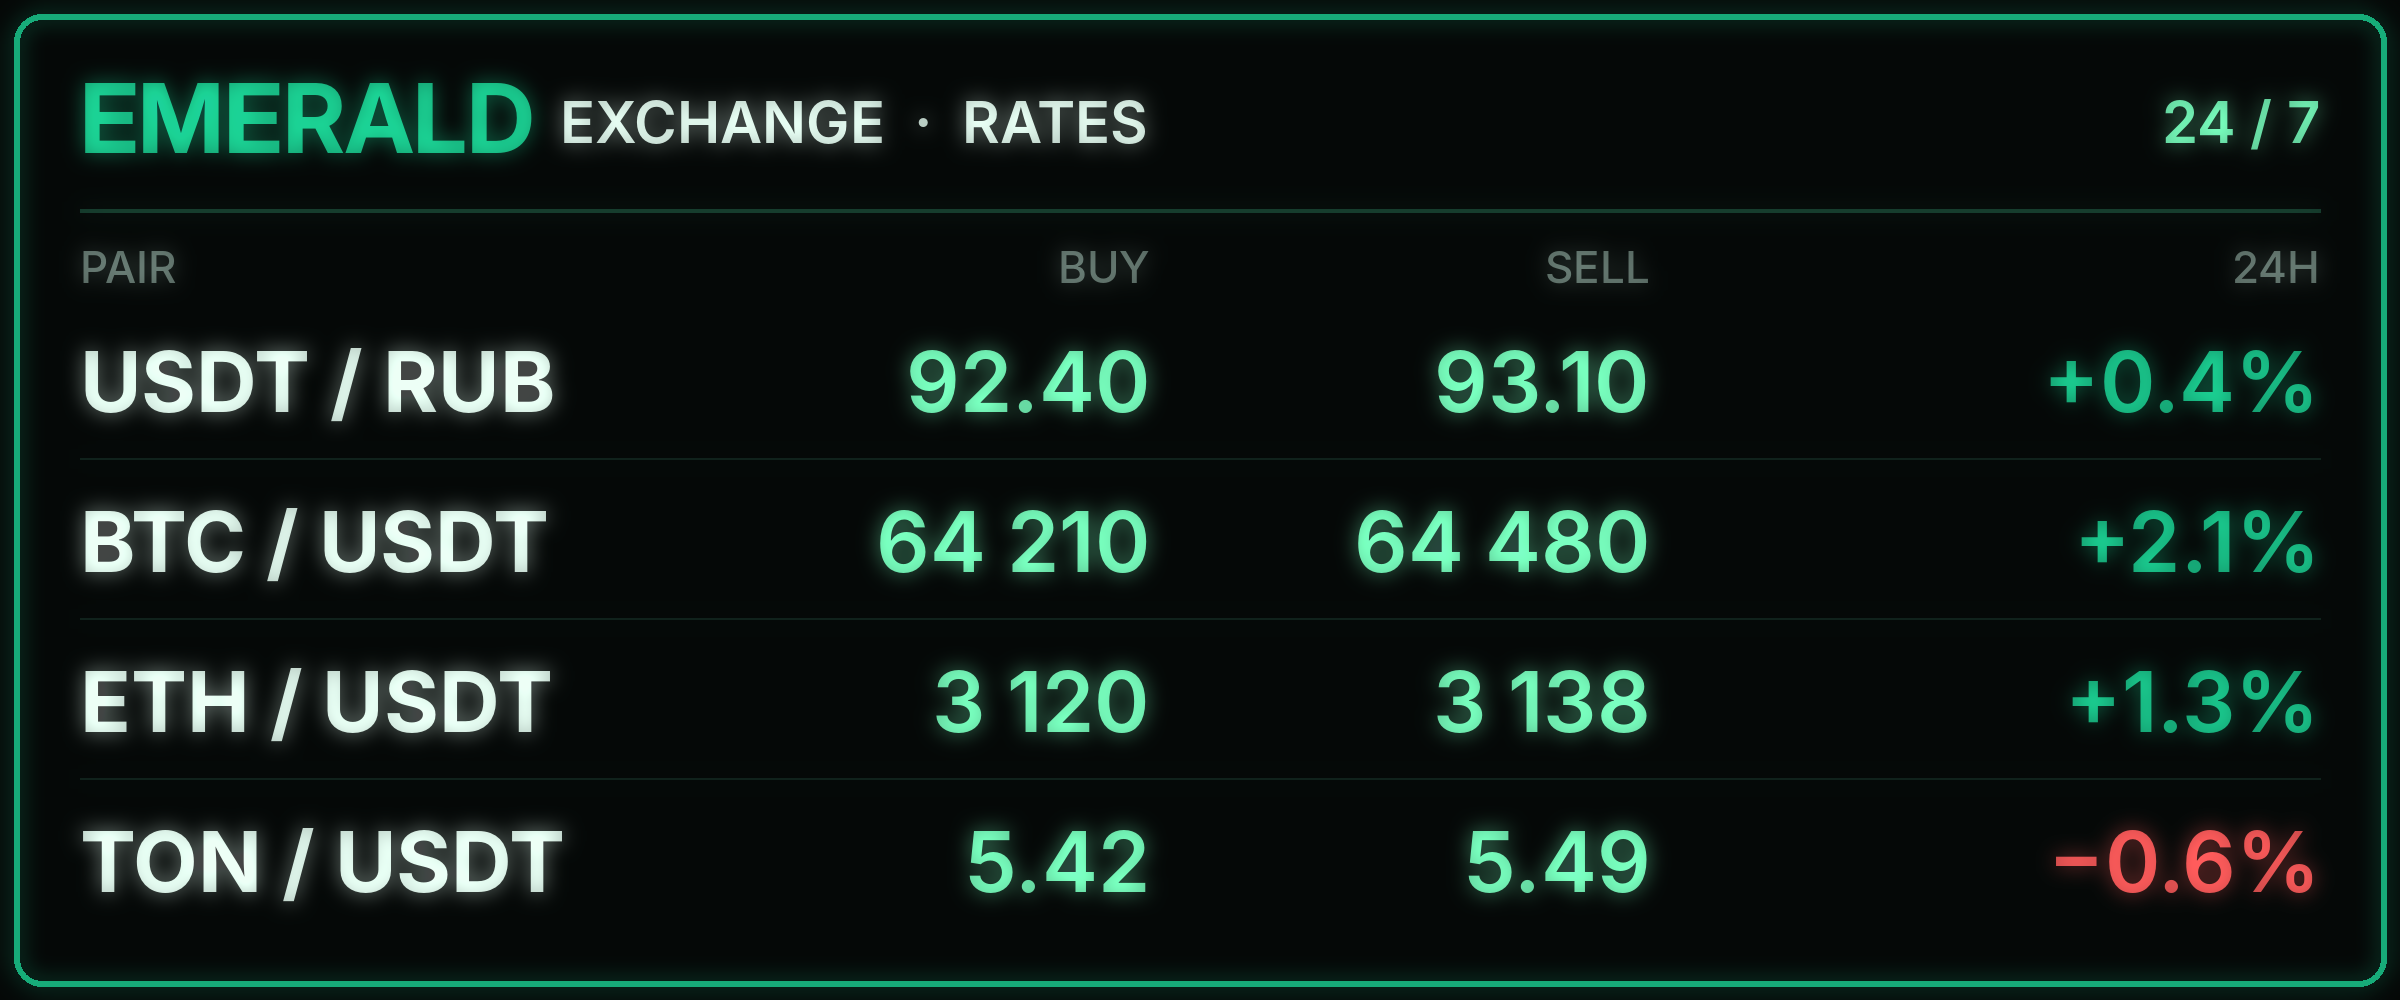

Python code for this plot:
"""Exchange-rate board texture for the shop niche: python rates_board.py -> rates_board.png (2400x1000)."""
from PIL import Image, ImageDraw, ImageFilter, ImageFont

W, H = 2400, 1000
F = "/usr/share/fonts/opentype/inter/"
font = lambda name, size: ImageFont.truetype(F + name, size)
GREEN, MINT, WHITE, GREY, RED = (25, 196, 138), (120, 255, 190), (232, 255, 244), (110, 130, 122), (255, 90, 90)

img = Image.new("RGB", (W, H), (4, 7, 6))
d = ImageDraw.Draw(img)
d.rounded_rectangle((14, 14, W - 14, H - 14), 28, outline=GREEN, width=6)
d.text((80, 60), "EMERALD", font=font("InterDisplay-Bold.otf", 96), fill=GREEN)
d.text((560, 86), "EXCHANGE  ·  RATES", font=font("Inter-SemiBold.otf", 58), fill=WHITE)
d.text((W - 80, 86), "24 / 7", font=font("Inter-SemiBold.otf", 58), fill=MINT, anchor="ra")
d.line((80, 210, W - 80, 210), fill=(25, 70, 52), width=4)
cols = (80, 1150, 1650, 2320)
hdr = font("Inter-Medium.otf", 44)
for x, t, a in zip(cols, ("PAIR", "BUY", "SELL", "24H"), ("la", "ra", "ra", "ra")):
    d.text((x if a == "la" else x, 240), t, font=hdr, fill=GREY, anchor=a)
rows = [("USDT / RUB", "92.40", "93.10", "+0.4%"), ("BTC / USDT", "64 210", "64 480", "+2.1%"),
        ("ETH / USDT", "3 120", "3 138", "+1.3%"), ("TON / USDT", "5.42", "5.49", "−0.6%")]
big, mono = font("Inter-Bold.otf", 84), font("Inter-SemiBold.otf", 84)
for i, (p, b, s, ch) in enumerate(rows):
    y = 330 + i * 160
    d.text((cols[0], y), p, font=big, fill=WHITE)
    d.text((cols[1], y), b, font=mono, fill=MINT, anchor="ra")
    d.text((cols[2], y), s, font=mono, fill=MINT, anchor="ra")
    d.text((cols[3], y), ch, font=mono, fill=RED if ch.startswith("−") else GREEN, anchor="ra")
    if i < len(rows) - 1:
        d.line((80, y + 128, W - 80, y + 128), fill=(18, 40, 32), width=2)
# soft LED bloom baked in
glow = img.filter(ImageFilter.GaussianBlur(10))
img = Image.blend(img, Image.eval(glow, lambda v: min(255, v * 2)), 0.25)
img.save("rates_board.png")
